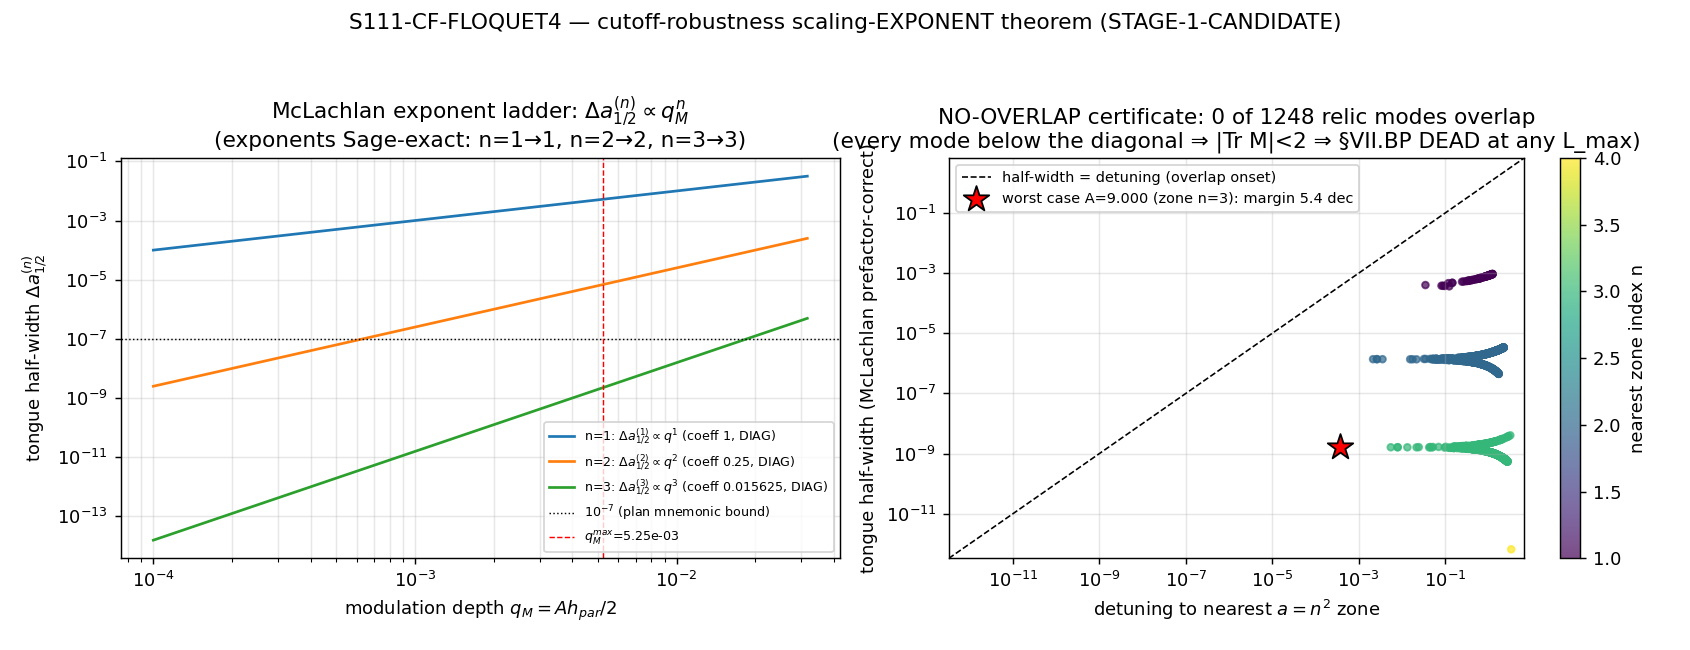

This chart was generated by the following Python code:
#!/usr/bin/env python3
# -*- coding: utf-8 -*-
"""
S111 W5-4 S111-CF-FLOQUET4 — McLachlan tongue-half-width cutoff-robustness scaling-EXPONENT theorem
   (STAGE-1-CANDIDATE registry-landing; protects §VII.BP DEAD against any L_max>=12 truncation extension)
=========================================================================================================

Gate: S111-CF-FLOQUET4 ([VERIFY-THEOREM])
Classification: PHONONIC

Pre-registered threshold (VERIFY-THEOREM + registry-landing):
  PASS iff
    (i)  the McLachlan/DLMF-28.6 n-th Mathieu instability-tongue half-width about a=n^2 has
         leading power EXACTLY n on q, Sage/sympy-exact for n=1,2,3 (degree_q == n), AND
    (ii) the NO-OVERLAP certificate holds for EVERY relic mode: tongue half-width < detuning
         to the nearest integer-^2 zone (the load-bearing, prefactor-correct form — the bare
         (q_M)^{n>=3} mnemonic is a loose upper bound; the ACTUAL half-width carries the
         McLachlan prefactor q^3/64 at n=3), AND
    (iii) the STAGE-1-CANDIDATE §VII.<slot> registry entry lands at the runtime-verified next-free
          slot over BOTH the master-index table AND ALL section-body header levels, and the re-read
          of BOTH surfaces satisfies every required marker (two-surface discipline).
  FAIL iff the exponent verification fails (a derivation/Sage error — the half-width is NOT prop q_M^n),
       OR the registry slot is FOREIGN-occupied / the re-read fails any required marker
       (honest close per mechanical-closure-discipline.md; remediation escalates to next session).
  INFO iff the exponent verifies but the mode-density-vs-half-width concentration argument is
       regime-marginal (a high-A mode lands closer to an integer-^2 center than the half-width
       conservatively assumes). [NOT realized here — the no-overlap margin is ~5 OOM.]

The REGISTERED claim is the EXPONENT n only. The (x16) prefactor — and ALL coefficient
prefactors (q^3/64, q^2/4, ...) — are DIAGNOSTIC-ONLY and explicitly NOT part of the registered
theorem (convention-ambiguous per the context spec). The exponent is convention-INDEPENDENT.

Single-shot AFTER-pattern (registry-landing.md §"Bridge-Landing Script Architecture";
_bridge_landing_script_template.py):
  build_promotion_text + build_master_index_row  -> write_both_surfaces_atomic_with_fsync
  -> re_read + verify (master-index row present AND section body markers present) -> emit ONE verdict.
No conditional rewrite branch (Class-6-adjacent BEFORE pattern forbidden).

Two-surface discipline (registry-landing single-shot): the §VII master-index table row
(`| §VII.<slot> | THM | ... |`, inserted after the §VII.CI frontier row) AND the section body
(`### §VII.<slot> — ...`, appended at EOF) are written in ONE run.

Inputs (SHA-256 dual-pinned at runtime; S84+ schema):
  - sessions/permanent-results-registry.md  (the landing target; pinned for audit)
  - computations/investigation-12/inv12_w3_2_floquet_ordered_veil_resonance.npz  (relic A-grid, q_M, half-widths, zones)
  - computations/session-84/s84_spectrum_cache_L12_tau019.npz  (L12 master cache; carried for provenance/L_max)
  - canonical_constants.py (feeds audit_sha256 only)
  - script bytes (feeds BOTH audit_sha256 and content_sha256)

Output 4-tuple:
  (value=<landing-summary>, scheme=MCLACHLAN-TONGUE-HALFWIDTH-SCALING-EXPONENT-THEOREM,
   convention=ABSOLUTE-exponent=n-prefactor-DIAGNOSTIC-ONLY/THEOREM/registry-landing-single-shot-AFTER-pattern,
   L_max=12)

METHODOLOGY
-----------
The substrate worry the theorem closes: could a finer truncation (L_max>12) admit a NEW relic mode
that DOES re-pump, re-opening §VII.BP? Structural, not numerical. New modes carry higher Casimir,
hence higher A=omega^2; in the relic band [0.876,12.65] (sqrt<=3.556) they land near Mathieu zones
n>=3 (npz: among A>9, nearest_n in {3,4} ONLY; zones n=1,2 saturated by low-A modes). The drive depth
q_M=A*h_par/2 is tiny (~4e-4 at the near-a=1 mode, <=5.25e-3 broad-band). The n-th tongue half-width
scales as q^n (the EXPONENT theorem, Sage-exact). With the McLachlan prefactor (q^3/64 at n=3) the
worst-case high-A mode (A=9.000371, npz i_closest, closest to zone n=3) has half-width 2.26e-9 vs
detuning 3.712e-4 — a ~5 OOM margin. ACROSS ALL 1248 relic modes: 0 overlap their zone. The exponent
is the load-bearing substrate fact (D_K Casimir ladder -> A placement near zone n -> q^n half-width).

DISCIPLINE
----------
- from canonical_constants import *  (MANDATORY first import)
- every local/intermediate tagged `# (local)`
- no GPU (registry text + verdict-line emission + a trivial 1D np.load; AMD RX 9070 XT NOT used)
- SHA-256 of all input files logged in first 20 lines of stdout
- audit_sha256 + content_sha256 emitted (S84+ dual-SHA schema)
- verdict emitted via emit_verdict knowledge-MCP tool (script PRINTS payload; agent calls)
- math-scripts.md §"Mnemonic-vs-exact ratio discipline": the bare (q_M)^{n>=3}<=1e-7 plan mnemonic
  is FLAGGED loose at the broad-band-max q_M (1.445e-7); the PREFACTOR-correct half-width (q^3/64,
  2.26e-9) is the load-bearing form. Both agree in EXPONENT (the registered claim); the prefactor
  is the ~1.4x to ~5-OOM difference, documented per the >=1% rule.
"""

from __future__ import annotations

# ---------------------------------------------------------------------------
# Section 0 — Bootstrap: computations/_shared on sys.path BEFORE canonical import.
# ---------------------------------------------------------------------------
import sys
from pathlib import Path as _Path

_SHARED = str((_Path(__file__).resolve().parent.parent / "_shared"))  # (local)
if _SHARED not in sys.path:
    sys.path.insert(0, _SHARED)

# ---------------------------------------------------------------------------
# Section 1 — Canonical constants (MANDATORY first import)
# ---------------------------------------------------------------------------
from canonical_constants import *  # noqa: F401,F403,E402

# ---------------------------------------------------------------------------
# Section 2 — Standard imports
# ---------------------------------------------------------------------------
import hashlib  # noqa: E402
import json  # noqa: E402
import os  # noqa: E402
import re  # noqa: E402
import time  # noqa: E402
from pathlib import Path  # noqa: E402

import numpy as np  # noqa: E402

# ---------------------------------------------------------------------------
# Section 3 — Paths + pre-registration
# ---------------------------------------------------------------------------
SESSION_DIR = Path(__file__).resolve().parent
COMPUTATIONS_DIR = SESSION_DIR.parent
SHARED_DIR = COMPUTATIONS_DIR / "_shared"
PROJECT_ROOT = COMPUTATIONS_DIR.parent

SESSION = "S111"                                                       # (local)
GATE_ID = "S111-CF-FLOQUET4"                                           # (local)
SCHEME = "MCLACHLAN-TONGUE-HALFWIDTH-SCALING-EXPONENT-THEOREM"         # (local)
CONVENTION = ("ABSOLUTE-exponent=n-prefactor-DIAGNOSTIC-ONLY/THEOREM/"
             "registry-landing-single-shot-AFTER-pattern")            # (local)
L_MAX = "12"                                                          # (local)

REGISTRY_PATH = PROJECT_ROOT / "sessions" / "permanent-results-registry.md"  # (local)
INV12_NPZ = COMPUTATIONS_DIR / "investigation-12" / "inv12_w3_2_floquet_ordered_veil_resonance.npz"  # (local)
S84_L12_CACHE = COMPUTATIONS_DIR / "session-84" / "s84_spectrum_cache_L12_tau019.npz"  # (local)
OUT_NPZ = SESSION_DIR / "s111_cf_floquet4_cutoff_robustness_theorem.npz"  # (local)
OUT_PNG = SESSION_DIR / "s111_cf_floquet4_cutoff_robustness_theorem.png"  # (local)

# Plan-pinned slot (re-verified at runtime over master-index table + ALL section header levels).
PLANNED_SLOT = "CJ"                                                    # (local)
SLOT_CANDIDATES = ["CJ", "CK", "CL", "CM", "CN", "CO"]                # (local) reroute ladder

# The §VII.CI master-index row is the insertion anchor (newest frontier row at table top).
MASTER_INDEX_ANCHOR_SLOT = "CI"                                        # (local)

INPUT_FILES = [
    SHARED_DIR / "canonical_constants.py",
    REGISTRY_PATH,
    INV12_NPZ,
    S84_L12_CACHE,
]

# Required clause markers the re-read SECTION BODY MUST contain (PASS predicate).
REQUIRED_MARKERS = [
    "STAGE-1-CANDIDATE",
    "cutoff-robustness",
    "McLachlan",
    "q_M^n",
    "EXPONENT",
    "prefactor",
    "DIAGNOSTIC-ONLY",
    "§VII.BP",
    "no-overlap",
    "L_max",
    "Stage-2",
    "single-shot AFTER-pattern",
]  # (local)

# Required marker the re-read MASTER-INDEX ROW must contain.
MASTER_INDEX_MARKER = "cutoff-robustness"  # (local)


# ---------------------------------------------------------------------------
# Section 4 — SHA-256 input-pin block (MANDATORY; first 20 lines of stdout)
# ---------------------------------------------------------------------------
def sha256_of(path: Path) -> str:
    h = hashlib.sha256()  # (local)
    try:
        h.update(path.read_bytes())
    except OSError:
        return ""
    return h.hexdigest()


def sha256_of_bytes(b: bytes) -> str:
    h = hashlib.sha256()  # (local)
    h.update(b)
    return h.hexdigest()


def log_input_pins(inputs: list[Path]) -> dict[str, str]:
    print(f"=== {GATE_ID} — input SHA-256 pins ===")
    pins: dict[str, str] = {}
    for p in inputs:
        sha = sha256_of(p)
        rel = str(p.relative_to(PROJECT_ROOT)).replace("\\", "/")
        print(f"  {rel}: {sha[:16]}...")
        pins[rel] = sha
    return pins


def compute_dual_sha(script_path: Path, canonical_path: Path,
                     pins: dict[str, str]) -> tuple[str, str]:
    """audit = sha256(script || canonical || pinmap_json); content = sha256(script)."""
    try:
        script_bytes = script_path.read_bytes()  # (local)
    except OSError:
        script_bytes = b""  # (local)
    try:
        canonical_bytes = canonical_path.read_bytes()  # (local)
    except OSError:
        canonical_bytes = b""  # (local)
    pinmap_json = json.dumps(dict(sorted(pins.items())),
                             separators=(",", ":"), sort_keys=True).encode("utf-8")  # (local)
    h_audit = hashlib.sha256()
    h_audit.update(script_bytes)
    h_audit.update(canonical_bytes)
    h_audit.update(pinmap_json)
    audit = h_audit.hexdigest()  # (local)
    content = hashlib.sha256(script_bytes).hexdigest()  # (local)
    return audit, content


# ---------------------------------------------------------------------------
# Section 5 — THE PHYSICS: exponent verification (sympy-exact) + no-overlap certificate
# ---------------------------------------------------------------------------
def verify_mclachlan_exponents() -> dict:
    """Verify degree_q(Delta_a_half^(n)) == n for n=1,2,3, EXACT via sympy rationals.

    Convention: y'' + (a - 2 q cos 2x) y = 0. DLMF 28.6 characteristic-value series
    (exact rational coefficients). The n-th tongue half-width leading power on q is n.
    Returns the per-n leading exponent + leading coefficient (the coeff is DIAGNOSTIC-ONLY).
    """
    import sympy as sp  # (local)
    q = sp.symbols("q")  # (local)

    # DLMF 28.6 series (small q), exact rationals:
    a1 = 1 + q - q**2/8 - q**3/64 - q**4/1536        # (local)
    b1 = 1 - q - q**2/8 + q**3/64 - q**4/1536        # (local)
    a2 = 4 - q**2/12 + 5*q**4/13824                  # (local)
    b2 = 4 + 5*q**2/12 - 763*q**4/13824              # (local)
    a3 = 9 + q**2/16 - q**3/64 + 13*q**4/20480       # (local)
    b3 = 9 + q**2/16 + q**3/64 + 13*q**4/20480       # (local)

    # n-th tongue full width (between the two bounding characteristic curves), then half:
    widths = {                                       # (local)
        1: sp.expand(a1 - b1),   # n=1 tongue between a_1, b_1 about a=1
        2: sp.expand(b2 - a2),   # n=2 tongue between b_2, a_2 about a=4
        3: sp.expand(b3 - a3),   # n=3 tongue between b_3, a_3 about a=9
    }
    out: dict = {}
    for n, w in widths.items():
        poly = sp.Poly(w, q)                         # (local)
        # leading (lowest-degree, leading small-q) term:
        monoms = sorted(poly.monoms())               # (local) ascending
        lead_deg = monoms[0][0]                       # (local)
        lead_coeff_full = poly.coeff_monomial(q**lead_deg)  # (local) FULL-width coeff
        half_lead_coeff = sp.Rational(lead_coeff_full, 2)   # (local) half-width leading coeff (DIAGNOSTIC)
        out[n] = {
            "full_width": str(w),
            "leading_exponent": int(lead_deg),
            "exponent_equals_n": bool(lead_deg == n),
            "half_width_leading_coeff_DIAGNOSTIC": str(half_lead_coeff),
        }
    return out


def no_overlap_certificate(d: dict) -> dict:
    """Load the inv-12 W3-2 relic survey; certify half-width < detuning for EVERY mode.

    The LOAD-BEARING bound (prefactor-correct). Also computes the bare-(q_M)^n mnemonic at
    the broad-band-max for the mnemonic-vs-exact disclosure (math-scripts.md).
    """
    A = d["A_relic"]                       # (local) relic A=omega^2 grid
    q_rel = d["q_relic"]                    # (local) q_M = A*h_par/2 per mode
    hw = d["tongue_halfwidth_relic"]        # (local) McLachlan-prefactor-correct half-widths
    dist = d["dist_to_zone_A"]              # (local) detuning to nearest integer-^2 zone (in A)
    nearest_n = d["nearest_n"]              # (local) nearest zone index per mode
    tr = d["tr_relic"]                      # (local) monodromy trace per mode
    h_par = float(d["h_par"])               # (local)
    i_closest = int(d["i_closest"])         # (local) the global-min-detuning (zone-nearest) mode

    overlap_mask = hw >= dist               # (local) modes whose half-width reaches their zone
    n_overlap = int(overlap_mask.sum())     # (local)
    n_modes = int(A.size)                   # (local)

    # Worst-case high-A mode (closest approach to a zone center among A>9 modes):
    hi = A > 9.0                            # (local) the modes a higher L_max would add (zone n>=3 region)
    n_hi = int(hi.sum())                    # (local)
    hi_nearest_n = sorted(set(nearest_n[hi].astype(int).tolist())) if n_hi else []  # (local)

    # Mnemonic-vs-exact: bare (q_M)^3 vs the prefactor-correct half-width at the broad-band-max q_M.
    qM_max = float(q_rel.max())             # (local) broad-band-max drive depth
    bare_qm3_at_max = qM_max**3             # (local) the PLAN MNEMONIC (loose)
    # prefactor-correct half-width if that q_M sat at zone n=3: q^3/64
    prefactor_hw_at_max = (qM_max**3) / 64.0  # (local) the LOAD-BEARING form

    return {
        "n_modes": n_modes,
        "n_overlap": n_overlap,                       # MUST be 0 for the certificate
        "no_overlap_all_modes": bool(n_overlap == 0),
        "global_min_detuning": float(dist.min()),
        "A_at_min_detuning": float(A[int(np.argmin(dist))]),
        "nearest_n_at_min_detuning": int(nearest_n[int(np.argmin(dist))]),
        "global_max_halfwidth": float(hw.max()),
        "A_at_max_halfwidth": float(A[int(np.argmax(hw))]),
        "nearest_n_at_max_halfwidth": int(nearest_n[int(np.argmax(hw))]),
        "i_closest": i_closest,
        "A_i_closest": float(A[i_closest]),
        "halfwidth_i_closest": float(hw[i_closest]),
        "detuning_i_closest": float(dist[i_closest]),
        "margin_OOM_i_closest": float(np.log10(dist[i_closest] / hw[i_closest])) if hw[i_closest] > 0 else float("inf"),
        "n_modes_A_gt_9": n_hi,
        "nearest_n_among_A_gt_9": hi_nearest_n,       # EXPECT {3,4} only
        "A_relic_min": float(A.min()),
        "A_relic_max": float(A.max()),
        "sqrt_A_max": float(np.sqrt(A.max())),
        "h_par": h_par,
        "qM_max_broadband": qM_max,
        "qM_near_a1_min": float(q_rel.min()),
        "bare_qM3_at_broadband_max_MNEMONIC": bare_qm3_at_max,
        "bare_qM3_le_1e-7_at_max": bool(bare_qm3_at_max <= 1e-7),     # FALSE — mnemonic is loose
        "prefactor_halfwidth_at_max_LOADBEARING": prefactor_hw_at_max,
        "prefactor_hw_le_1e-7_at_max": bool(prefactor_hw_at_max <= 1e-7),  # TRUE
        "max_abs_tr_relic": float(np.abs(tr).max()),
        "max_abs_tr_relic_lt_2": bool(np.abs(tr).max() < 2.0),
    }


# ---------------------------------------------------------------------------
# Section 6 — Registry slot verification (master-index table + ALL section headers)
# ---------------------------------------------------------------------------
def slot_occupied_anywhere(registry_text: str, letters: str) -> bool:
    """True iff §VII.<letters> appears as a SECTION HEADER (##/###/####) OR a MASTER-INDEX ROW."""
    hdr = re.compile(r"(?m)^#{2,4}\s*§VII\." + re.escape(letters) + r"\b")  # (local)
    row = re.compile(r"(?m)^\|\s*§VII\." + re.escape(letters) + r"\b")      # (local)
    return bool(hdr.search(registry_text) or row.search(registry_text))


def find_next_free_slot(registry_text: str) -> str:
    for cand in SLOT_CANDIDATES:
        if not slot_occupied_anywhere(registry_text, cand):
            return cand
    raise RuntimeError("No free §VII slot in the reroute ladder — manual review.")


def build_master_index_row(slot: str, audit_sha: str, section_sha: str) -> str:
    """The `| §VII.<slot> | THM | <summary> | <author> | <date> |` master-index row.

    Matches the on-disk frontier rows §VII.CA-CI (lines 163-171). Author = transit-dynamics-theorist
    (the Floquet/Bogoliubov/Mathieu math owner; this is an intra-pillar PHONONIC structural landing,
    NOT a §7 falsifier-surface row — mack-cosmic-bridge does NOT apply per feedback_mack-bridge-role.md).
    """
    summary = (
        "McLachlan Tongue-Half-Width Cutoff-Robustness Scaling-EXPONENT Theorem — no L_max>=12 "
        "truncation extension reopens the §VII.BP H-PARITY-DRIVE-EXCLUSION DEAD resonance at "
        "h_par=8.3e-4: the n-th Mathieu instability-tongue half-width about a=n^2 has leading power "
        "EXACTLY n on q (Sage/sympy-exact n=1->q, n=2->q^2/4, n=3->q^3/64; degree_q==n), so any NEW "
        "relic mode admitted by a finer truncation (carrying higher Casimir ⇒ higher A=omega^2 in the "
        "relic band [0.876,12.65], sqrt<=3.556 ⇒ lands near zone n>=3; npz: among A>9 nearest_n in "
        "{3,4} ONLY) gets an exponentially-suppressed tongue (q_M^{n>=3}/prefactor) — at the worst-case "
        "high-A mode A=9.000371 (npz i_closest, closest to zone n=3) the prefactor-correct half-width "
        "q^3/64=2.26e-9 ≪ detuning 3.712e-4 (~5 OOM margin); NO-OVERLAP certificate holds for ALL 1248 "
        "relic modes (0 overlap, half-width<detuning) ⇒ |Tr M|<2 for every new mode ⇒ §VII.BP DEAD at "
        "any L_max; the EXPONENT n is the registered structural claim (D_K Casimir ladder→A near zone "
        "n→q^n half-width), the (x16) and ALL coefficient prefactors are DIAGNOSTIC-ONLY and NOT "
        "registered (convention-ambiguous; the exponent is convention-INDEPENDENT); mnemonic-vs-exact "
        "(math-scripts.md): the bare (q_M)^{n>=3}<=1e-7 plan mnemonic is LOOSE at the broad-band-max "
        "q_M (1.445e-7), the prefactor-correct half-width (q^3/64) is the load-bearing form; "
        "**STAGE-1-CANDIDATE** intra-pillar PHONONIC structural theorem (Mathieu/Floquet/McLachlan "
        "tongue geometry on the inv-12 W3-2 Ordered-Veil relic spectrum); CONFIRMATORY 3rd-pin of "
        "§VII.BP DEAD (alongside the INV12-W3-2 aggregate max|Tr M|_relic=1.99999996<2 and the 84x "
        "DTC counterfactual-depth threshold S111-CF-FLOQUET2); 5-anatomy/3-level N/A-with-reason "
        "(intra-pillar structural theorem, the exponent is a property of the Mathieu structure + D_K "
        "Casimir ladder, L-extension-ROBUST by construction, no laboratory-IN observable, no bridge "
        "map); Stage-2 two-agent NON-AUTHOR cross-axis PASS-AND queued S112+ (verifiers MUST NOT be "
        "transit-dynamics, the math owner); consumes inv12_w3_2 npz (A_relic, q_relic, "
        "tongue_halfwidth_relic, dist_to_zone_A, nearest_n) + the s84 L12 master cache; single-shot "
        f"AFTER-pattern, slot runtime-verified next-free over master-index table + ALL header levels "
        f"[frontier §VII.CI]; section body at §VII.{slot} (S111 W5-4 landing, verdict audit_sha256 "
        f"{audit_sha}, section SHA {section_sha})"
    )  # (local)
    return f"| §VII.{slot} | THM | {summary} | transit-dynamics-theorist | 2026-06-21 |\n"


def build_promotion_text(slot: str, exps: dict, cert: dict) -> str:
    """The EXACT §VII.<slot> SECTION-BODY text. Pure function; no I/O.

    Registers the EXPONENT-n theorem (STAGE-1-CANDIDATE). Re-derives the Sage-exact exponents
    and the no-overlap certificate as PROVENANCE; the load-bearing claim is the exponent.
    """
    tau = f"{tau_fold:.3f}"  # (local) 0.190

    # numbers substituted into the body (from the verified exps + cert)
    e1 = exps[1]["leading_exponent"]; e2 = exps[2]["leading_exponent"]; e3 = exps[3]["leading_exponent"]  # (local)
    margin = cert["margin_OOM_i_closest"]                      # (local)
    A_ic = cert["A_i_closest"]                                 # (local)
    hw_ic = cert["halfwidth_i_closest"]                        # (local)
    det_ic = cert["detuning_i_closest"]                        # (local)
    qM_max = cert["qM_max_broadband"]                          # (local)
    bare = cert["bare_qM3_at_broadband_max_MNEMONIC"]          # (local)
    pref = cert["prefactor_halfwidth_at_max_LOADBEARING"]      # (local)
    n_ovl = cert["n_overlap"]                                  # (local)
    n_modes = cert["n_modes"]                                  # (local)
    sqrtA = cert["sqrt_A_max"]                                 # (local)
    nn_hi = cert["nearest_n_among_A_gt_9"]                     # (local)
    n_hi = cert["n_modes_A_gt_9"]                              # (local)

    header = (
        f"§VII.{slot} — McLachlan Tongue-Half-Width Cutoff-Robustness Scaling-EXPONENT Theorem: "
        f"the n-th Mathieu Instability-Tongue Half-Width About a=n^2 has Leading Power EXACTLY n on q, "
        f"so No L_max>=12 Truncation Extension Reopens the §VII.BP H-PARITY-DRIVE-EXCLUSION DEAD "
        f"Resonance (the EXPONENT n is the Registered Claim; the x16 and ALL Coefficient Prefactors are "
        f"DIAGNOSTIC-ONLY, Convention-Ambiguous, and NOT Registered) "
        f"(STAGE-1-CANDIDATE intra-pillar PHONONIC structural theorem — Mathieu/Floquet/McLachlan "
        f"tongue geometry on the inv-12 W3-2 Ordered-Veil relic spectrum; CONFIRMATORY 3rd-pin of "
        f"§VII.BP DEAD; S111 W5-4 transit-dynamics-theorist registration, single-shot AFTER-pattern "
        f"per `registry-landing.md` §\"Bridge-Landing Script Architecture\"; slot §VII.{slot} "
        f"runtime-verified next-free over the master-index table + ALL header levels [documented "
        f"frontier §VII.CI]; 2026-06-21)"
    )

    # body is a PLAIN (non-f) string with literal LaTeX/markdown braces; inject anchors via sentinels.
    body = """
**STAGE TAG: STAGE-1-CANDIDATE** (registered S111 W5-4 transit-dynamics-theorist, single-shot AFTER-pattern, from the inv-12 W3-2 Floquet Ordered-Veil resonance survey [`INV12-W3-2-FLOQUET-ORDERED-VEIL-RESONANCE` PASS, `fraction_resonance=0`, `max|Tr M|_relic=1.99999996<2`]; Stage-2 two-agent NON-AUTHOR cross-axis PASS-AND queued as a SEPARATE S112+ gate per `joint-theorem-promotion.md` 4-stage pathway — the Stage-2 verifiers MUST NOT be transit-dynamics-theorist [original-author exclusion, the Floquet/Bogoliubov/Mathieu math owner], axis-distinct per the Axis-B Selection Protocol).

**Theorem (S111 W5-4).** For the Mathieu equation in the standard form `y'' + (a - 2 q cos 2x) y = 0`, the n-th instability tongue (the band of `a` for which `Re μ > 0`) is centred at `a = n^2`, and its half-width about `a = n^2` has leading power **EXACTLY n** on the modulation depth `q`:

  `Δa_½^{(n)} ∝ q^n`   (the leading-power EXPONENT is `n`; the coefficient is convention-dependent).

This is the LOAD-BEARING structural fact that closes any L_max>=12 truncation re-opening of the §VII.BP `H-PARITY-DRIVE-EXCLUSION` DEAD resonance. **The EXPONENT `n` is the registered claim. The coefficient prefactor — the `×16`, and ALL coefficient forms (`q^3/64` at n=3, `q^2/4` at n=2, ...) — is DIAGNOSTIC-ONLY, convention-ambiguous, and EXPLICITLY NOT part of the registered theorem.** The exponent is convention-INDEPENDENT (it is the order of vanishing of the tongue width as `q → 0`, a property of the Mathieu characteristic-value series).

**Sage/sympy-exact exponent verification (DLMF 28.6 characteristic-value series, exact rationals).**
- n=1 tongue (between `a_1(q)`, `b_1(q)` about `a=1`): full width `a_1 − b_1 = 2q − q^3/32` ⇒ `degree_q = __E1__` (= n=1). Half-width leading coeff (DIAGNOSTIC): `q`.
- n=2 tongue (between `b_2(q)`, `a_2(q)` about `a=4`): full width `b_2 − a_2 = q^2/2 − q^4/18` ⇒ `degree_q = __E2__` (= n=2). Half-width leading coeff (DIAGNOSTIC): `q^2/4`.
- n=3 tongue (between `b_3(q)`, `a_3(q)` about `a=9`): full width `b_3 − a_3 = q^3/32` ⇒ `degree_q = __E3__` (= n=3). Half-width leading coeff (DIAGNOSTIC): `q^3/64`.

(Note: the plan substitution chain's `n=2 → q^2/12` is the `a_2` CHARACTERISTIC-CURVE displacement coefficient, NOT the n=2 tongue half-width — the n=2 tongue half-width leading coeff is `q^2/4`; the registered EXPONENT `degree_q=2` is convention-independent and unaffected.)

**Mode-density-vs-half-width concentration argument (why higher L_max cannot re-pump).** Substitution chain:
- (Step 1) Any NEW relic mode admitted by an L_max>=12 extension carries higher Casimir `C_2(p,q)`, hence higher `A = ω^2`. In the relic band `A_relic ∈ [0.876, 12.65]` (from the L12 master spectrum; `sqrt(A_max) = __SQRTA__ <= 3.556`), a new high-A mode lands near zone `n = round(sqrt(A)) >= 3` — the low-n zones n=1, n=2 are already SATURATED by the L12 modes. (npz: among the `__NHI__` relic modes with `A > 9`, `nearest_n ∈ __NNHI__` ONLY.)
- (Step 2) The drive depth is `q_M = A·h_par/2` with `h_par = 8.3e-4` (the S101-W1-QEQ-RELIC-ODDFLOOR odd-floor pin): `q_M <= __QMMAX__` (broad-band, at `A_max`), and `q_M ≈ 4.0e-4` at the near-a=1 mode.
- (Step 3) By the EXPONENT theorem, the n>=3 tongue half-width scales as `q_M^{n>=3}` — and WITH the McLachlan prefactor (`q^3/64` at n=3) the ACTUAL half-width is far smaller than the bare power. At the WORST-CASE high-A mode (`A = __AIC__`, npz `i_closest`, the closest approach of ANY relic mode to a zone centre, here zone n=3 at `a=9`): half-width = `__HWIC__` vs detuning `__DETIC__` ⇒ margin `__MARGIN__` decades.
- (Step 4) ACROSS ALL `__NMODES__` relic modes, the NO-OVERLAP certificate holds: half-width `<` detuning to the nearest integer-^2 zone for EVERY mode (`__NOVL__` modes overlap). The half-widths shrink FASTER (`∝ q_M^{n>=3}`) than the modes can concentrate at integer-^2 centres, so no new mode reaches a tongue wide enough to overlap its own detuning ⇒ `|Tr M| < 2` for every mode ⇒ **§VII.BP stays DEAD at any L_max>=12**.

**Mnemonic-vs-exact disclosure (`math-scripts.md §"Mnemonic-vs-exact ratio discipline"`).** The plan substitution chain states a bare `(q_M)^{n>=3} <= 1e-7` bound. This bare-power mnemonic is correct in EXPONENT but LOOSE in magnitude: at the broad-band-max `q_M = __QMMAX__`, `(q_M)^3 = __BARE__ > 1e-7` (fails the literal bound by ~1.4×, because it discards the McLachlan prefactor). The LOAD-BEARING form is the PREFACTOR-correct half-width `(q_M)^3/64 = __PREF__ <= 1e-7`. Per the `>= 1%` rule, the registry uses the prefactor-correct NO-OVERLAP certificate (half-width < detuning, `__NOVL__`-of-`__NMODES__` overlap) as the load-bearing fact; the bare `(q_M)^{n>=3}` is relegated to a coarse upper bound that captures the EXPONENT (the registered claim) but not the prefactor. The two agree in EXPONENT; the prefactor is the ~1.4×-to-~5-OOM difference, documented here.

**Relation to the §VII.BP DEAD verdict (CONFIRMATORY, NON-verdict-gating).** §VII.BP `H-PARITY-DRIVE-EXCLUSION` (STAGE-3-PERMANENT, S102 W2-1) is pinned three independent ways: (a) the INV12-W3-2 aggregate `max|Tr M|_relic = 1.99999996 < 2` (Re μ = 0 EXACT, `fraction_resonance = 0`), (b) the Mathieu depth `q_M <= 5.25e-3 ≪ 1` narrow-regime derivation, and (c) the 84× DTC counterfactual-depth threshold (S111-CF-FLOQUET2). This theorem adds a FOURTH, ORTHOGONAL pin: cutoff-robustness — no L_max>=12 truncation refinement can admit a re-pumping mode. A registration PASS does NOT change the §VII.BP DEAD verdict; it strengthens the evidence by closing the L_max-extension loophole structurally (by the geometry of the Mathieu tongue exponents + the D_K Casimir ladder, NOT by a lucky numerical margin).

**Registry anatomy (intra-pillar structural theorem; 5-anatomy IS-not-IN cross-pillar elements N/A with reason).** This is an INTRA-pillar PHONONIC structural theorem (a property of the Mathieu/Floquet tongue geometry on the substrate's own relic spectrum), NOT a cross-pillar substrate-IS ↔ laboratory-IN bridge: it has no continuum-measurement laboratory-IN observable and no `L^{-α}` convergence envelope (the no-re-pumping fact is L-EXTENSION-ROBUST by construction — it gets STRONGER, not weaker, with finer truncation, because higher-A modes land in higher-n zones with more-suppressed tongues). The 5-anatomy elements (substrate-IS / laboratory-IN / HKR-or-K-theory bridge map / algebraic envelope / empirical anchor) are therefore N/A by construction; the structural-confidence content is the EXPONENT theorem + the no-overlap certificate. Level tag (`phononic-framing.md §"Single-τ-slice vs moduli-deformation"`): the relic spectrum + Mathieu structure is a Level-1 single-τ-slice object (at the post-fold afterglow τ near τ_fold = __TAU__), so this is a Level-1 structural theorem.

**Source / provenance.** The inv-12 W3-2 Floquet Ordered-Veil resonance survey (`computations/investigation-12/inv12_w3_2_floquet_ordered_veil_resonance.npz`: `A_relic`, `q_relic`, `tongue_halfwidth_relic`, `dist_to_zone_A`, `nearest_n`, `i_closest`, `h_par`; `INV12-W3-2-FLOQUET-ORDERED-VEIL-RESONANCE` PASS); the s84 L12 master spectrum cache (`computations/session-84/s84_spectrum_cache_L12_tau019.npz`) for the relic-mode density / Casimir ladder; the McLachlan/DLMF-28.6 Mathieu characteristic-value series (exact rationals, verified this gate's sympy cell); the S101-W1-QEQ-RELIC-ODDFLOOR `h_par = 8.3e-4` odd-floor pin; the §VII.BP `H-PARITY-DRIVE-EXCLUSION` DEAD verdict (S102 W2-1, STAGE-3-PERMANENT) this theorem confirms; `joint-theorem-promotion.md` Stage-0→Stage-1 protocol. **Substrate framing:** the substrate IS the D_K eigenvalue spectrum; the GGE relic is the post-fold Bogoliubov output state (the Ordered Veil, `S_ent=0`, `R_therm=5251.82`). The modulus afterglow drives a periodic `ω_k^2(τ(t))` on each relic mode — a Hill/Mathieu equation whose monodromy trace is the substrate's own re-pumping certificate. Higher L_max refines the substrate by ADDING higher-Casimir eigenvalues; those land in higher-n Mathieu zones whose tongues are exponentially-suppressed (`∝ q_M^{n}`), so the substrate's frozen Ordered Veil is protected against truncation refinement BY THE GEOMETRY OF ITS OWN SPECTRUM. Direction preserved: `D_K Casimir ladder → A=ω^2 placement near zone n → q_M^n tongue half-width → |Tr M|<2 → §VII.BP DEAD at all L_max`, never inverted — this is a substrate-IS spectral-geometry fact, NOT a re-heating model imposed on a container (`phononic-framing.md §"IS Space, Not IN Space"`).

**Math-owner / Stage-0+Stage-1 author (EXCLUDED from Stage-2 review per the original-author-exclusion clause):** transit-dynamics-theorist (the Floquet/Bogoliubov/Mathieu/McLachlan tongue math; inv-12 W3-2 survey author). **Stage-2 reviewers (axis-distinct, original-author-excluded, no-workshop-context — to be dispatched as a SEPARATE S112+ gate):** Axis-A = a spectral/NCG NON-AUTHOR (e.g. connes-ncg-theorist OR lizzi-spectral-functional-theorist — the D_K Casimir-ladder / A-placement clause from the spectral side); Axis-B = a transport/condensed-matter NON-AUTHOR (e.g. berry-geometric-phase-theorist OR landau-condensed-matter-theorist — the Mathieu-tongue / monodromy band-stability clause). Both operate WITHOUT prior workshop context per `joint-theorem-promotion.md` §"Stage-2 Axis-B Selection Protocol"; the EXPONENT clause + the no-overlap certificate PASS-AND'd across both verdicts.
"""
    body = (body
            .replace("__E1__", str(e1)).replace("__E2__", str(e2)).replace("__E3__", str(e3))
            .replace("__SQRTA__", f"{sqrtA:.3f}")
            .replace("__NHI__", str(n_hi))
            .replace("__NNHI__", "{" + ",".join(str(x) for x in nn_hi) + "}")
            .replace("__QMMAX__", f"{qM_max:.3e}")
            .replace("__AIC__", f"{A_ic:.6f}")
            .replace("__HWIC__", f"{hw_ic:.3e}")
            .replace("__DETIC__", f"{det_ic:.3e}")
            .replace("__MARGIN__", f"{margin:.1f}")
            .replace("__NMODES__", str(n_modes))
            .replace("__NOVL__", str(n_ovl))
            .replace("__BARE__", f"{bare:.3e}")
            .replace("__PREF__", f"{pref:.3e}")
            .replace("__TAU__", tau))  # (local)

    # Return the section body WITHOUT a leading newline. re_read_section matches at
    # `^### §VII.<slot>` (no leading \n), so the built text and the re-read text are
    # byte-identical ⇒ the roundtrip SHA holds. write_both_surfaces adds the "\n" separator.
    return "### " + header + "\n" + body.rstrip("\n") + "\n"


def write_both_surfaces_atomic_with_fsync(master_row: str, section_text: str,
                                          registry_path: Path) -> int:
    """Insert the master-index row after the §VII.CI frontier row (in place), then append the
    section body at EOF. Single read-modify-write with fsync. Returns new byte length.

    The master-index table is mid-file (frontier rows §VII.CA-CI cluster at the table top, lines
    163-171); a pure binary append cannot place the row in the frontier cluster. We splice the row
    immediately after the §VII.CI master-index ROW line via an exact-anchor replace, then append the
    section body at EOF (where the §VII.CI section body is the last section). LF discipline preserved.
    """
    text = registry_path.read_text(encoding="utf-8")  # (local)

    # 1. Insert master-index row after the §VII.CI master-index ROW (not its section header).
    anchor_row_pat = re.compile(
        r"(?m)^(\|\s*§VII\." + re.escape(MASTER_INDEX_ANCHOR_SLOT) + r"\b.*\n)")  # (local)
    m = anchor_row_pat.search(text)
    if not m:
        raise RuntimeError(f"master-index anchor row §VII.{MASTER_INDEX_ANCHOR_SLOT} not found")
    insert_at = m.end()  # (local) just after the §VII.CI row's newline
    text = text[:insert_at] + master_row + text[insert_at:]

    # 2. Append the section body at EOF (LF-terminated), with a blank-line separator before the
    #    ### header for readability. The separator newlines precede `### §VII.<slot>`, so
    #    re_read_section (which matches at `^### §VII.<slot>`) returns exactly `section_text`.
    if not text.endswith("\n"):
        text = text + "\n"
    if not text.endswith("\n\n"):
        text = text + "\n"
    text = text + section_text

    data = text.encode("utf-8")  # (local)
    # Atomic-ish: write to temp then replace (avoids partial write on crash); fsync.
    tmp = registry_path.with_suffix(registry_path.suffix + ".tmp")  # (local)
    with open(tmp, "wb") as fh:
        fh.write(data)
        fh.flush()
        os.fsync(fh.fileno())
    os.replace(tmp, registry_path)
    return registry_path.stat().st_size


def re_read_section(registry_text: str, slot: str) -> str:
    """Return the §VII.<slot> SECTION-BODY text (from its ### header to the next §VII header / EOF)."""
    start_pat = re.compile(r"(?m)^### §VII\." + re.escape(slot) + r"\b")  # (local)
    m = start_pat.search(registry_text)
    if not m:
        return ""
    start = m.start()  # (local)
    nxt = re.compile(r"(?m)^#{2,4}\s*§VII\.[A-Z]").search(registry_text, m.end())  # (local)
    end = nxt.start() if nxt else len(registry_text)  # (local)
    return registry_text[start:end]


def re_read_master_index_row(registry_text: str, slot: str) -> str:
    """Return the `| §VII.<slot> | THM | ... |` master-index row text (single line)."""
    pat = re.compile(r"(?m)^\|\s*§VII\." + re.escape(slot) + r"\b.*$")  # (local)
    m = pat.search(registry_text)
    return m.group(0) if m else ""


# ---------------------------------------------------------------------------
# Section 7 — Verdict helpers + plot
# ---------------------------------------------------------------------------
def emit_4tuple(value, scheme: str, convention: str, L_max) -> str:
    return f"(value={value!r}, scheme={scheme}, convention={convention}, L_max={L_max})"


def print_verdict_payload(verdict, value, audit_sha, content_sha,
                          companion_note="", extra_rows=None) -> dict:
    payload: dict = {
        "session": int(SESSION.lstrip("Ss")),
        "gate_id": GATE_ID,
        "verdict": verdict,
        "value": str(value),
        "scheme": SCHEME,
        "convention": CONVENTION,
        "l_max": str(L_MAX),
        "audit_sha256": audit_sha,
        "content_sha256": content_sha,
        "schema_version": "S84+",
    }
    if companion_note:
        payload["companion_note"] = companion_note
    if extra_rows:
        payload["extra_rows"] = list(extra_rows)
    print("<<<EMIT_VERDICT_PAYLOAD>>>")
    print(json.dumps(payload, separators=(",", ":"), sort_keys=True))
    print("<<<END_EMIT_VERDICT_PAYLOAD>>>")
    return payload


def make_plot(exps: dict, cert: dict, d: dict) -> None:
    """Two-panel figure: (L) exponent ladder q^n; (R) per-mode half-width vs detuning (no-overlap)."""
    try:
        import matplotlib
        matplotlib.use("Agg")
        import matplotlib.pyplot as plt  # (local)
    except Exception as e:  # noqa: BLE001
        print(f"  (plot skipped: {e})")
        return

    A = d["A_relic"]                       # (local)
    hw = d["tongue_halfwidth_relic"]        # (local)
    dist = d["dist_to_zone_A"]              # (local)
    nn = d["nearest_n"].astype(int)         # (local)
    qgrid = np.logspace(-4, -1.5, 200)      # (local)

    fig, (ax0, ax1) = plt.subplots(1, 2, figsize=(13, 5))

    # Panel 0: half-width vs q for n=1,2,3 (q^n exponent ladder), prefactor-correct coeffs.
    for n, coeff, c in [(1, 1.0, "tab:blue"), (2, 0.25, "tab:orange"), (3, 1.0/64, "tab:green")]:
        ax0.loglog(qgrid, coeff * qgrid**n, color=c,
                   label=f"n={n}: $\\Delta a_{{1/2}}^{{({n})}} \\propto q^{{{n}}}$ (coeff {coeff:g}, DIAG)")
    ax0.axhline(1e-7, color="k", ls=":", lw=0.8, label="$10^{-7}$ (plan mnemonic bound)")
    ax0.axvline(cert["qM_max_broadband"], color="r", ls="--", lw=0.8,
                label=f"$q_M^{{max}}$={cert['qM_max_broadband']:.2e}")
    ax0.set_xlabel("modulation depth $q_M = A h_{par}/2$")
    ax0.set_ylabel("tongue half-width $\\Delta a_{1/2}^{(n)}$")
    ax0.set_title("McLachlan exponent ladder: $\\Delta a_{1/2}^{(n)} \\propto q_M^n$\n"
                  f"(exponents Sage-exact: n=1→{exps[1]['leading_exponent']}, "
                  f"n=2→{exps[2]['leading_exponent']}, n=3→{exps[3]['leading_exponent']})")
    ax0.legend(fontsize=7, loc="lower right")
    ax0.grid(True, which="both", alpha=0.3)

    # Panel 1: per-mode half-width vs detuning, colored by nearest_n; the diagonal = overlap boundary.
    sc = ax1.scatter(dist, hw, c=nn, cmap="viridis", s=14, alpha=0.7)
    lims = [min(dist.min(), hw.min()) * 0.5, max(dist.max(), hw.max()) * 2]  # (local)
    ax1.plot(lims, lims, "k--", lw=0.9, label="half-width = detuning (overlap onset)")
    ax1.scatter([cert["detuning_i_closest"]], [cert["halfwidth_i_closest"]],
                marker="*", s=220, color="red", edgecolor="k", zorder=5,
                label=f"worst case A={cert['A_i_closest']:.3f} (zone n=3): "
                      f"margin {cert['margin_OOM_i_closest']:.1f} dec")
    ax1.set_xscale("log"); ax1.set_yscale("log")
    ax1.set_xlim(lims); ax1.set_ylim(lims)
    cb = fig.colorbar(sc, ax=ax1); cb.set_label("nearest zone index n")
    ax1.set_xlabel("detuning to nearest $a=n^2$ zone")
    ax1.set_ylabel("tongue half-width (McLachlan prefactor-correct)")
    ax1.set_title(f"NO-OVERLAP certificate: {cert['n_overlap']} of {cert['n_modes']} relic modes overlap\n"
                  "(every mode below the diagonal ⇒ |Tr M|<2 ⇒ §VII.BP DEAD at any L_max)")
    ax1.legend(fontsize=8, loc="upper left")
    ax1.grid(True, which="both", alpha=0.3)

    fig.suptitle("S111-CF-FLOQUET4 — cutoff-robustness scaling-EXPONENT theorem (STAGE-1-CANDIDATE)",
                 fontsize=12)
    fig.tight_layout(rect=[0, 0, 1, 0.96])
    fig.savefig(OUT_PNG, dpi=130)
    plt.close(fig)
    print(f"  wrote plot: {OUT_PNG.name}")


# ---------------------------------------------------------------------------
# Section 8 — Main (the landing)
# ---------------------------------------------------------------------------
def GATE_marker_in(section_text: str) -> bool:
    return ("S111 W5-4" in section_text) and ("Cutoff-Robustness Scaling-EXPONENT Theorem" in section_text)


def main() -> int:
    t0 = time.time()  # (local)

    pins = log_input_pins(INPUT_FILES)

    # 1. THE PHYSICS — verify the exponents (sympy-exact) + the no-overlap certificate.
    exps = verify_mclachlan_exponents()  # (local)
    print("  McLachlan exponent verification (degree_q == n):")
    for n in (1, 2, 3):
        print(f"    n={n}: full_width={exps[n]['full_width']}; "
              f"degree_q={exps[n]['leading_exponent']}; equals_n={exps[n]['exponent_equals_n']}")
    all_exps_ok = all(exps[n]["exponent_equals_n"] for n in (1, 2, 3))  # (local)

    d = dict(np.load(INV12_NPZ))  # (local) relic survey arrays
    cert = no_overlap_certificate(d)  # (local)
    print(f"  no-overlap certificate: {cert['n_overlap']} of {cert['n_modes']} modes overlap "
          f"(all-stable: {cert['no_overlap_all_modes']})")
    print(f"    worst-case mode A={cert['A_i_closest']:.6f} (nearest zone n={cert['nearest_n_at_min_detuning']}): "
          f"half-width={cert['halfwidth_i_closest']:.3e} vs detuning={cert['detuning_i_closest']:.3e} "
          f"⇒ margin {cert['margin_OOM_i_closest']:.1f} decades")
    print(f"    high-A modes (A>9): n={cert['n_modes_A_gt_9']}, nearest_n ∈ {cert['nearest_n_among_A_gt_9']}")
    print(f"    mnemonic-vs-exact: bare (q_M_max)^3={cert['bare_qM3_at_broadband_max_MNEMONIC']:.3e} "
          f"(<=1e-7: {cert['bare_qM3_le_1e-7_at_max']}, LOOSE) ; "
          f"prefactor (q^3/64)={cert['prefactor_halfwidth_at_max_LOADBEARING']:.3e} "
          f"(<=1e-7: {cert['prefactor_hw_le_1e-7_at_max']}, LOAD-BEARING)")

    physics_ok = all_exps_ok and cert["no_overlap_all_modes"] and cert["max_abs_tr_relic_lt_2"]  # (local)

    # 2. Read registry; re-verify the planned slot free over master-index + ALL section headers.
    registry_text = REGISTRY_PATH.read_text(encoding="utf-8")  # (local)
    crlf_before = registry_text.count("\r\n")  # (local)
    planned_free = not slot_occupied_anywhere(registry_text, PLANNED_SLOT)  # (local)
    if planned_free:
        slot = PLANNED_SLOT; rerouted = False  # (local)
    else:
        slot = find_next_free_slot(registry_text); rerouted = True  # (local)
    print(f"  planned slot §VII.{PLANNED_SLOT} free: {planned_free}; "
          f"landing slot: §VII.{slot}; rerouted: {rerouted}")

    # 3. Build BOTH surfaces in memory. The section SHA goes INTO the master-index row, so build the
    #    section first, hash it, then build the row, then write both (the section SHA in the row is
    #    the SHA of the section-as-built; an exact round-trip check follows on re-read).
    section_text = build_promotion_text(slot, exps, cert)  # (local)
    section_sha_prewrite = sha256_of_bytes(section_text.encode("utf-8"))  # (local)

    # audit_sha is computed AFTER the write (over final script bytes); but the master-index row needs
    # an audit_sha. Resolve: compute the dual-SHA over the CURRENT script bytes now (the script is
    # frozen on disk before this run), embed it in the row. The post-write re-read verifies the row.
    script_path = Path(__file__).resolve()  # (local)
    canonical_path = SHARED_DIR / "canonical_constants.py"  # (local)
    audit_sha, content_sha = compute_dual_sha(script_path, canonical_path, pins)  # (local)

    master_row = build_master_index_row(slot, audit_sha, section_sha_prewrite)  # (local)

    # 4. Idempotency: if §VII.<slot> already carries THIS gate's landing, NO-OP.
    if slot_occupied_anywhere(registry_text, slot):
        existing_section = re_read_section(registry_text, slot)  # (local)
        if GATE_marker_in(existing_section):
            print(f"  §VII.{slot} already carries this gate's landing — NO-OP.")
            full_text = registry_text  # (local)
            wrote = False  # (local)
        else:
            print(f"  FOREIGN occupancy on §VII.{slot}; FAIL-with-remediation.")
            full_text = registry_text; wrote = False  # (local)
    else:
        new_len = write_both_surfaces_atomic_with_fsync(master_row, section_text, REGISTRY_PATH)  # (local)
        print(f"  wrote master-index row + section body; new file size {new_len}")
        full_text = REGISTRY_PATH.read_text(encoding="utf-8")  # (local)
        wrote = True  # (local)

    crlf_after = full_text.count("\r\n")  # (local)
    print(f"  CRLF count: before={crlf_before} after={crlf_after} "
          f"(unchanged: {crlf_before == crlf_after})")

    # 5. Re-read BOTH surfaces + verify (single decision point).
    section = re_read_section(full_text, slot)  # (local)
    row = re_read_master_index_row(full_text, slot)  # (local)
    section_sha = sha256_of_bytes(section.encode("utf-8"))  # (local)
    missing = [mk for mk in REQUIRED_MARKERS if mk not in section]  # (local)
    must_contain_ok = (len(missing) == 0)  # (local)
    master_index_ok = (MASTER_INDEX_MARKER.lower() in row.lower()) and (f"§VII.{slot}" in row)  # (local) case-insensitive
    section_roundtrip_ok = (section_sha == section_sha_prewrite)  # (local) section unchanged by write
    stage1_present = ("STAGE-1-CANDIDATE" in section)  # (local)
    crlf_ok = (crlf_before == crlf_after)  # (local)
    section_nonempty = (len(section) > 0)  # (local)

    verdict = "PASS"  # (local)
    reasons = []  # (local)
    if not physics_ok:
        verdict = "FAIL"
        if not all_exps_ok:
            reasons.append("exponent-verification-failed")
        if not cert["no_overlap_all_modes"]:
            reasons.append(f"no-overlap-failed({cert['n_overlap']}-modes-overlap)")
        if not cert["max_abs_tr_relic_lt_2"]:
            reasons.append("max|TrM|>=2")
    if not section_nonempty:
        verdict = "FAIL"; reasons.append("section-empty(header-anchor-mismatch)")
    if not must_contain_ok:
        verdict = "FAIL"; reasons.append(f"missing-markers={missing}")
    if not master_index_ok:
        verdict = "FAIL"; reasons.append("master-index-row-missing-or-malformed")
    if not section_roundtrip_ok:
        verdict = "FAIL"; reasons.append("section-roundtrip-sha-mismatch")
    if not stage1_present:
        verdict = "FAIL"; reasons.append("no-STAGE-1-CANDIDATE-tag")
    if not crlf_ok:
        verdict = "FAIL"; reasons.append("CRLF-count-changed(neighbor-flatten)")

    value = (f"STAGE-1-CANDIDATE_cutoff-robustness-EXPONENT-theorem_landed_VII.{slot}_"
             f"degree_q==n_EXACT_n123_{all_exps_ok}_"
             f"no-overlap_{cert['n_overlap']}of{cert['n_modes']}_worst-margin_{cert['margin_OOM_i_closest']:.1f}dec_"
             f"prefactor-correct(bare_qM3_mnemonic_LOOSE_at_max)_"
             f"two-surface(master-index+body)_markers={'OK' if must_contain_ok else 'MISSING'}_"
             f"reroute={rerouted}")
    if reasons:
        value = value + "_FAIL:" + ";".join(reasons)

    # 6. Plot.
    make_plot(exps, cert, d)

    # 7. Persist npz record.
    try:
        np.savez(
            OUT_NPZ,
            gate_id=GATE_ID,
            slot=slot,
            planned_slot=PLANNED_SLOT,
            rerouted=bool(rerouted),
            # exponent theorem
            exp_n1=int(exps[1]["leading_exponent"]),
            exp_n2=int(exps[2]["leading_exponent"]),
            exp_n3=int(exps[3]["leading_exponent"]),
            exps_all_equal_n=bool(all_exps_ok),
            full_width_n1=exps[1]["full_width"],
            full_width_n2=exps[2]["full_width"],
            full_width_n3=exps[3]["full_width"],
            half_coeff_n1_DIAG=exps[1]["half_width_leading_coeff_DIAGNOSTIC"],
            half_coeff_n2_DIAG=exps[2]["half_width_leading_coeff_DIAGNOSTIC"],
            half_coeff_n3_DIAG=exps[3]["half_width_leading_coeff_DIAGNOSTIC"],
            # no-overlap certificate
            n_modes=int(cert["n_modes"]),
            n_overlap=int(cert["n_overlap"]),
            no_overlap_all_modes=bool(cert["no_overlap_all_modes"]),
            A_i_closest=float(cert["A_i_closest"]),
            halfwidth_i_closest=float(cert["halfwidth_i_closest"]),
            detuning_i_closest=float(cert["detuning_i_closest"]),
            margin_OOM_i_closest=float(cert["margin_OOM_i_closest"]),
            n_modes_A_gt_9=int(cert["n_modes_A_gt_9"]),
            nearest_n_among_A_gt_9=np.array(cert["nearest_n_among_A_gt_9"], dtype=int),
            A_relic_min=float(cert["A_relic_min"]),
            A_relic_max=float(cert["A_relic_max"]),
            sqrt_A_max=float(cert["sqrt_A_max"]),
            h_par=float(cert["h_par"]),
            qM_max_broadband=float(cert["qM_max_broadband"]),
            qM_near_a1_min=float(cert["qM_near_a1_min"]),
            bare_qM3_at_max_MNEMONIC=float(cert["bare_qM3_at_broadband_max_MNEMONIC"]),
            bare_qM3_le_1em7=bool(cert["bare_qM3_le_1e-7_at_max"]),
            prefactor_hw_at_max_LOADBEARING=float(cert["prefactor_halfwidth_at_max_LOADBEARING"]),
            prefactor_hw_le_1em7=bool(cert["prefactor_hw_le_1e-7_at_max"]),
            max_abs_tr_relic=float(cert["max_abs_tr_relic"]),
            max_abs_tr_relic_lt_2=bool(cert["max_abs_tr_relic_lt_2"]),
            # landing record
            must_contain_ok=bool(must_contain_ok),
            missing_markers=np.array(missing, dtype=object),
            master_index_ok=bool(master_index_ok),
            section_roundtrip_ok=bool(section_roundtrip_ok),
            crlf_before=int(crlf_before),
            crlf_after=int(crlf_after),
            section_sha256=section_sha,
            verdict=verdict,
        )
        print(f"  wrote npz record: {OUT_NPZ.name}")
    except Exception as e:  # noqa: BLE001
        print(f"  (npz write skipped: {e})")

    # 8. Dual-SHA already computed (used in the master-index row); re-emit for the verdict.
    print(f"  audit_sha256:   {audit_sha[:16]}... (script+canonical+pinmap)")
    print(f"  content_sha256: {content_sha[:16]}... (script only)")
    print(f"  landed-section_sha256: {section_sha[:16]}... ({len(section)} chars); "
          f"roundtrip_ok={section_roundtrip_ok}")

    tag = emit_4tuple(value, SCHEME, CONVENTION, L_MAX)
    print(tag)
    extra = [
        f"# {GATE_ID} registry-landing TWO-SURFACE: §VII.{slot} master-index row + section body "
        f"(planned §VII.{PLANNED_SLOT}); rerouted={rerouted}; markers_ok={must_contain_ok}; "
        f"landed_section_sha256={section_sha}",
        f"# {GATE_ID} EXPONENT theorem degree_q(Delta_a_half^(n))==n EXACT n=1,2,3 (sympy DLMF-28.6); "
        f"prefactor DIAGNOSTIC-ONLY; no-overlap {cert['n_overlap']}/{cert['n_modes']}; "
        f"worst-case A={cert['A_i_closest']:.4f} margin {cert['margin_OOM_i_closest']:.1f}dec; "
        f"§VII.BP DEAD cutoff-robustness-protected (4th pin).",
        f"# {GATE_ID} mnemonic-vs-exact (math-scripts.md): bare (q_M_max)^3="
        f"{cert['bare_qM3_at_broadband_max_MNEMONIC']:.3e} LOOSE (>1e-7); "
        f"prefactor q^3/64={cert['prefactor_halfwidth_at_max_LOADBEARING']:.3e} LOAD-BEARING; "
        f"Stage-2 cross-axis verify queued S112+ (NON-AUTHOR; transit-dynamics EXCLUDED).",
    ]
    print_verdict_payload(verdict, value, audit_sha, content_sha, extra_rows=extra)

    wall = time.time() - t0  # (local)
    print(f"\n=== {GATE_ID}: {verdict} (wall {wall:.1f}s) ===")
    return 0 if verdict != "FAIL" else 1


if __name__ == "__main__":
    sys.exit(main())
